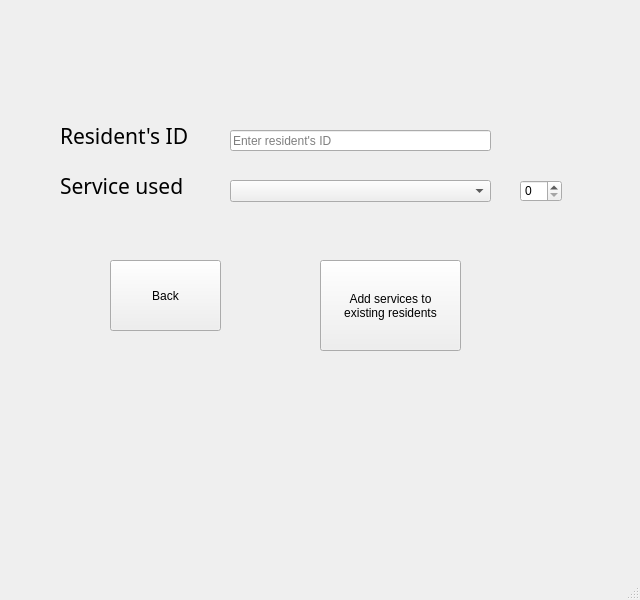
<?xml version="1.0" encoding="UTF-8"?>
<ui version="4.0">
 <class>MainWindow</class>
 <widget class="QMainWindow" name="MainWindow">
  <property name="geometry">
   <rect>
    <x>0</x>
    <y>0</y>
    <width>640</width>
    <height>600</height>
   </rect>
  </property>
  <property name="windowTitle">
   <string>Add Service on Resident</string>
  </property>
  <property name="windowIcon">
   <iconset resource="Iconresfinal.qrc">
    <normaloff>:/iconres/icons/service.png</normaloff>:/iconres/icons/service.png</iconset>
  </property>
  <widget class="QWidget" name="centralwidget">
   <widget class="QLineEdit" name="IDResuse">
    <property name="geometry">
     <rect>
      <x>230</x>
      <y>130</y>
      <width>261</width>
      <height>21</height>
     </rect>
    </property>
    <property name="text">
     <string/>
    </property>
    <property name="placeholderText">
     <string>Enter resident's ID</string>
    </property>
    <property name="clearButtonEnabled">
     <bool>false</bool>
    </property>
   </widget>
   <widget class="QLabel" name="label_2">
    <property name="geometry">
     <rect>
      <x>60</x>
      <y>170</y>
      <width>141</width>
      <height>31</height>
     </rect>
    </property>
    <property name="font">
     <font>
      <family>Montserrat</family>
      <pointsize>16</pointsize>
      <weight>50</weight>
      <italic>false</italic>
      <bold>false</bold>
     </font>
    </property>
    <property name="text">
     <string>Service used</string>
    </property>
   </widget>
   <widget class="QLabel" name="label">
    <property name="geometry">
     <rect>
      <x>60</x>
      <y>120</y>
      <width>151</width>
      <height>31</height>
     </rect>
    </property>
    <property name="font">
     <font>
      <family>Montserrat</family>
      <pointsize>16</pointsize>
      <weight>50</weight>
      <italic>false</italic>
      <bold>false</bold>
     </font>
    </property>
    <property name="text">
     <string>Resident's ID</string>
    </property>
   </widget>
   <widget class="QSpinBox" name="amount_seruse">
    <property name="geometry">
     <rect>
      <x>520</x>
      <y>180</y>
      <width>42</width>
      <height>22</height>
     </rect>
    </property>
   </widget>
   <widget class="QComboBox" name="Seruse">
    <property name="geometry">
     <rect>
      <x>230</x>
      <y>180</y>
      <width>261</width>
      <height>22</height>
     </rect>
    </property>
   </widget>
   <widget class="QPushButton" name="addseruse_on_res_bt">
    <property name="geometry">
     <rect>
      <x>320</x>
      <y>260</y>
      <width>141</width>
      <height>91</height>
     </rect>
    </property>
    <property name="text">
     <string>Add services to 
existing residents</string>
    </property>
   </widget>
   <widget class="QPushButton" name="back_addseronres_bt">
    <property name="geometry">
     <rect>
      <x>110</x>
      <y>260</y>
      <width>111</width>
      <height>71</height>
     </rect>
    </property>
    <property name="text">
     <string>Back</string>
    </property>
   </widget>
  </widget>
  <widget class="QMenuBar" name="menubar">
   <property name="geometry">
    <rect>
     <x>0</x>
     <y>0</y>
     <width>640</width>
     <height>21</height>
    </rect>
   </property>
  </widget>
  <widget class="QStatusBar" name="statusbar"/>
 </widget>
 <resources>
  <include location="Iconresfinal.qrc"/>
 </resources>
 <connections/>
</ui>
